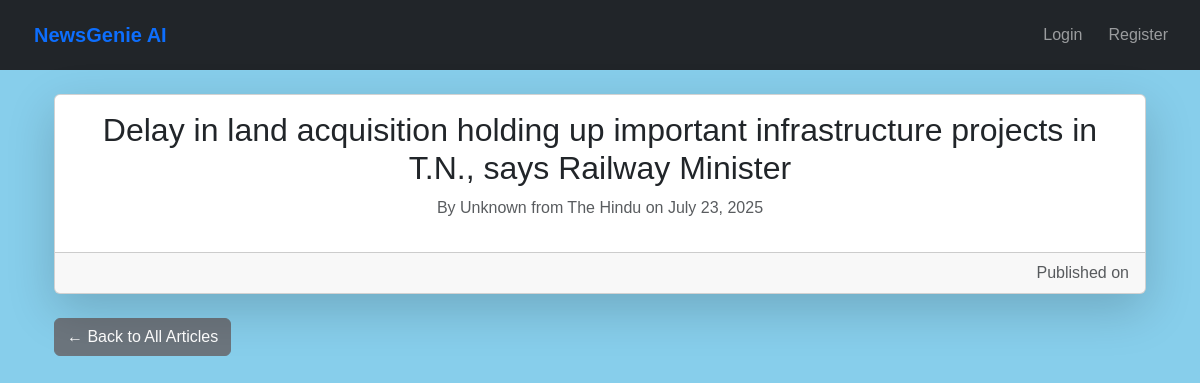
Screenshot of /articles/articles/187/ with the database file from the repository.
### news/models.py (models this page shows, shortened)
class Article(models.Model):
    title = models.CharField(max_length=200)
    content = models.TextField()
    summary = models.TextField(blank=True)
    source_url = models.URLField()
    category = models.ForeignKey(Category, on_delete=models.CASCADE)
    published_date = models.DateTimeField(default=timezone.now)
    link = models.URLField(max_length=500, unique=True, null=True, blank=True)
    publication_date = models.DateTimeField(null=True, blank=True)
    author = models.CharField(max_length=255, default='Unknown')
    source = models.CharField(max_length=100, default='Unknown')  # ✅ New field
    created_at = models.DateTimeField(auto_now_add=True)
    audio_file = models.FileField(upload_to='audio/', blank=True, null=True)
    class Meta:
        ordering = ['-published_date']

### news/views.py (the view)
# urls.py: path('<int:pk>/', ArticleDetailView.as_view(), name='article_detail'),
class ArticleDetailView(DetailView):
    model = Article
    template_name = 'news/article_detail.html'
    context_object_name = 'article'
    def get_object(self, queryset=None):
        obj = super().get_object(queryset)
        if self.request.user.is_authenticated:
            ReadingHistory.objects.get_or_create(user=self.request.user, article=obj)
        return obj

### news/templates/news/article_detail.html (shortened to what this page needs)
{% extends 'base.html' %}
{% block content %}
  <div class="container mt-4">
    <div class="card shadow-lg">
      <div class="card-body">
        <h2 class="card-title">{{ article.title }}</h2>
        <p class="text-muted">
  By {{ article.author }} from {{ article.source }} on {{ article.publication_date|date:"F d, Y" }}
</p>
      </div>
      <div class="card-footer text-muted text-end">
        Published on {{ article.published_at|date:"F j, Y, g:i a" }}
      </div>
    </div>
    <div class="mt-4">
      <a href="{% url 'home' %}" class="btn btn-secondary">← Back to All Articles</a>
    </div>
  </div>
{% endblock %}

### static/css/style.css (style rules this page uses)
body { font-family: Arial, sans-serif; background-color: #f4f6f8; margin: 0; padding: 0; background-color: skyblue; }
h2 { text-align: center; color: #2c3e50; }
p { text-align: center; color: #555; }

### rows the page displays
Article: title "Delay in land acquisition holding up important infrastructure projects in T.N., says Railway Minister", author "Unknown", source "The Hindu", publication_date "July 23, 2025"
